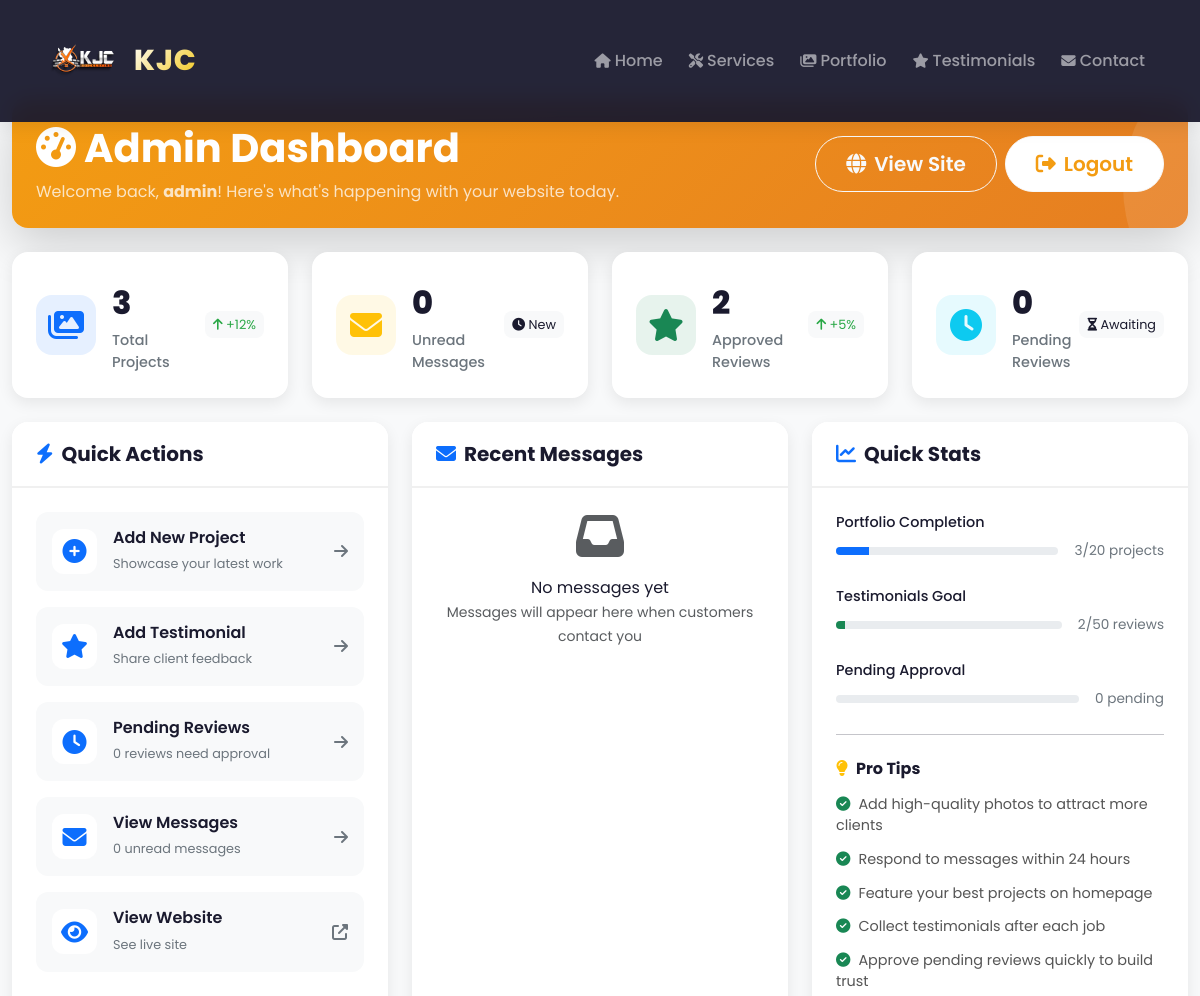
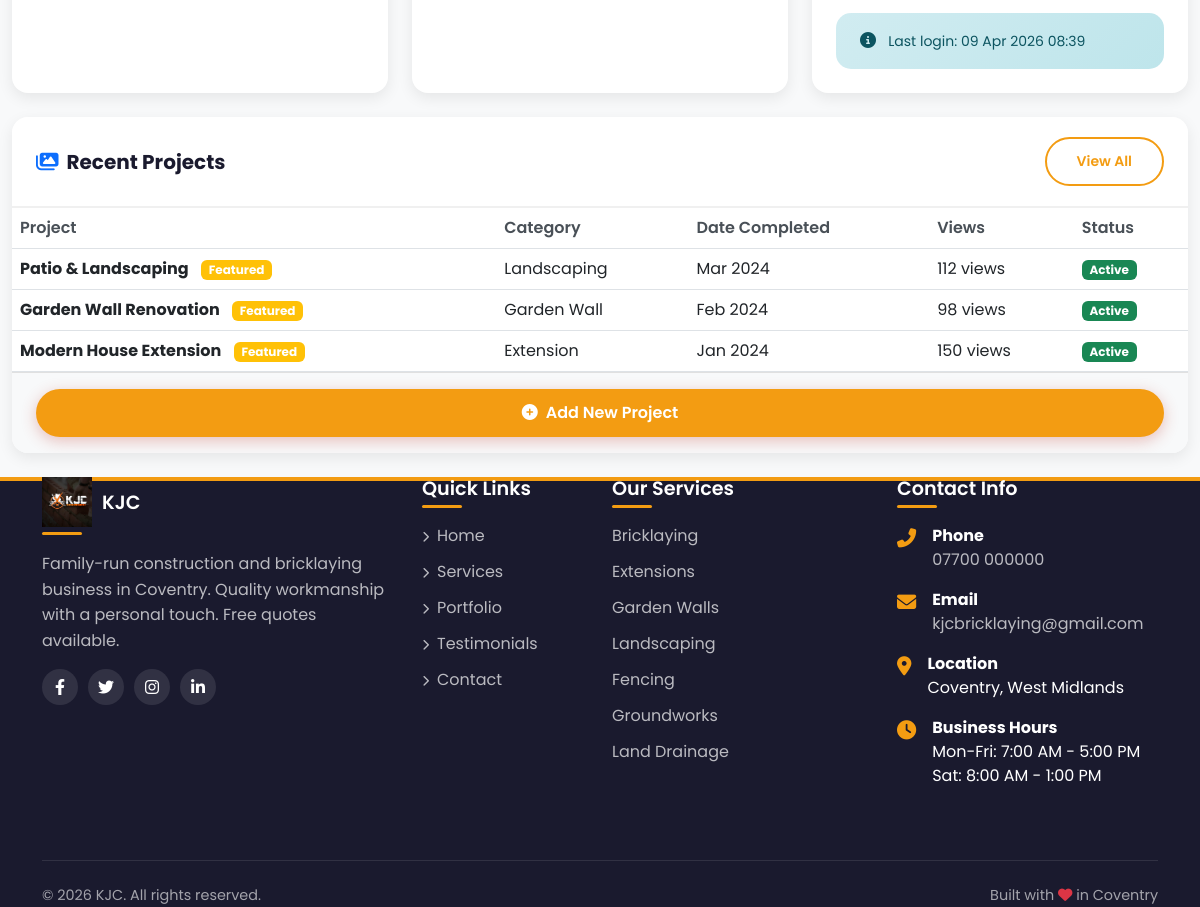
The app's page /admin/dashboard (signed in) with its own data (2 pictures, top to bottom).
### database.py (models this page shows, shortened)
class User(UserMixin, db.Model):
    id = db.Column(db.Integer, primary_key=True)
    username = db.Column(db.String(80), unique=True, nullable=False)
    password_hash = db.Column(db.String(200), nullable=False)
    email = db.Column(db.String(120), unique=True, nullable=False)
    full_name = db.Column(db.String(120))
    avatar = db.Column(db.String(200))
    is_active = db.Column(db.Boolean, default=True)
    last_login = db.Column(db.DateTime)
    created_at = db.Column(db.DateTime, default=datetime.utcnow)
    updated_at = db.Column(db.DateTime, default=datetime.utcnow, onupdate=datetime.utcnow)

class Project(db.Model):
    id = db.Column(db.Integer, primary_key=True)
    title = db.Column(db.String(100), nullable=False)
    description = db.Column(db.Text)
    image_url = db.Column(db.String(200))
    category = db.Column(db.String(50))
    date_completed = db.Column(db.DateTime)
    featured = db.Column(db.Boolean, default=False)
    location = db.Column(db.String(100))
    client_name = db.Column(db.String(100))
    project_type = db.Column(db.String(50))
    before_image_url = db.Column(db.String(200))
    after_image_url = db.Column(db.String(200))
    gallery_images = db.Column(db.Text)  # JSON string of image URLs
    views = db.Column(db.Integer, default=0)
    is_active = db.Column(db.Boolean, default=True)
    slug = db.Column(db.String(200), unique=True)  # SEO-friendly URL
    created_at = db.Column(db.DateTime, default=datetime.utcnow)
    updated_at = db.Column(db.DateTime, default=datetime.utcnow, onupdate=datetime.utcnow)

### app.py (the view)
@app.route('/admin/dashboard')
@login_required
def admin_dashboard():
    projects_count = Project.query.count()
    unread_messages_count = ContactMessage.query.filter_by(read=False).count()
    testimonials_count = Testimonial.query.filter_by(approved=True).count()
    pending_testimonials = Testimonial.query.filter_by(approved=False).count()
    total_messages = ContactMessage.query.count()
    recent_messages = ContactMessage.query.order_by(ContactMessage.date.desc()).limit(5).all()
    recent_projects = Project.query.order_by(Project.created_at.desc()).limit(5).all()
    return render_template('admin/dashboard.html',
                         projects_count=projects_count,
                         messages_count=unread_messages_count,
                         total_messages=total_messages,
                         unread_messages_count=unread_messages_count,
                         testimonials_count=testimonials_count,
                         pending_testimonials=pending_testimonials,
                         recent_messages=recent_messages,
                         recent_projects=recent_projects,
                         now=datetime.now())

### templates/admin/dashboard.html (shortened to what this page needs)
{% extends "base.html" %} {% block content %}
<div class="container-fluid py-4">
  <div class="row mb-4">
    <div class="col-12">
      <div
        class="welcome-card bg-gradient-primary text-white p-4 rounded-4 shadow-lg"
      >
        <div
          class="d-flex justify-content-between align-items-center flex-wrap gap-3"
        >
          <div>
            <h1 class="display-6 fw-bold mb-2">
              <i class="fas fa-tachometer-alt me-2"></i>Admin Dashboard
            </h1>
            <p class="mb-0 opacity-75">
              Welcome back,
              <strong
                >{{ current_user.username if current_user else 'Admin'
                }}</strong
              >! Here's what's happening with your website today.
            </p>
          </div>
          <div>
            <div class="d-flex gap-2">
              <a
                href="{{ url_for('index') }}"
                class="btn btn-outline-light btn-lg"
                target="_blank"
              >
                <i class="fas fa-globe me-2"></i>View Site
              </a>
              <a
                href="{{ url_for('admin_logout') }}"
                class="btn btn-light btn-lg"
                onclick="return confirm('Are you sure you want to logout?');"
              >
                <i class="fas fa-sign-out-alt me-2"></i>Logout
              </a>
            </div>
          </div>
        </div>
      </div>
    </div>
  </div>
  <div class="row g-4 mb-4">
    <div class="col-md-6 col-lg-3" data-aos="fade-up" data-aos-delay="0">
      <div class="stat-card-modern">
        <div class="stat-icon bg-primary bg-opacity-10">
          <i class="fas fa-images text-primary"></i>
        </div>
        <div class="stat-info">
          <h3 class="stat-number">{{ projects_count }}</h3>
          <p class="stat-label">Total Projects</p>
        </div>
        <div class="stat-trend positive">
          <i class="fas fa-arrow-up"></i>
          <span>+12%</span>
        </div>
      </div>
    </div>
    <div class="col-md-6 col-lg-3" data-aos="fade-up" data-aos-delay="100">
      <div class="stat-card-modern">
        <div class="stat-icon bg-warning bg-opacity-10">
          <i class="fas fa-envelope text-warning"></i>
        </div>
        <div class="stat-info">
          <h3 class="stat-number">{{ messages_count }}</h3>
          <p class="stat-label">Unread Messages</p>
        </div>
        <div class="stat-trend">
          <i class="fas fa-clock"></i>
          <span>New</span>
        </div>
      </div>
    </div>
    <div class="col-md-6 col-lg-3" data-aos="fade-up" data-aos-delay="200">
      <div class="stat-card-modern">
        <div class="stat-icon bg-success bg-opacity-10">
          <i class="fas fa-star text-success"></i>
        </div>
        <div class="stat-info">
          <h3 class="stat-number">{{ testimonials_count }}</h3>
          <p class="stat-label">Approved Reviews</p>
        </div>
        <div class="stat-trend positive">
          <i class="fas fa-arrow-up"></i>
          <span>+5%</span>
        </div>
      </div>
    </div>
    <div class="col-md-6 col-lg-3" data-aos="fade-up" data-aos-delay="300">
      <div class="stat-card-modern">
        <div class="stat-icon bg-info bg-opacity-10">
          <i class="fas fa-clock text-info"></i>
        </div>
        <div class="stat-info">
          <h3 class="stat-number">{{ pending_testimonials|default(0) }}</h3>
          <p class="stat-label">Pending Reviews</p>
        </div>
        <div class="stat-trend">
          <i class="fas fa-hourglass-half"></i>
          <span>Awaiting</span>
        </div>
      </div>
    </div>
  </div>
  <div class="row g-4">
    <div class="col-lg-4" data-aos="fade-up" data-aos-delay="0">
      <div class="card-modern h-100">
        <div class="card-header-modern">
          <h5 class="mb-0">
            <i class="fas fa-bolt text-primary me-2"></i>Quick Actions
          </h5>
        </div>
        <div class="card-body p-4">
          <div class="action-buttons">
            <a
              href="{{ url_for('add_project') }}"
              class="action-btn btn-primary-hover"
            >
              <div class="action-icon"><i class="fas fa-plus-circle"></i></div>
              <div class="action-info">
                <h6>Add New Project</h6>
                <small>Showcase your latest work</small>
              </div>
              <i class="fas fa-arrow-right action-arrow"></i>
            </a>
            <a
              href="{{ url_for('add_testimonial') }}"
              class="action-btn btn-success-hover"
            >
              <div class="action-icon"><i class="fas fa-star"></i></div>
              <div class="action-info">
                <h6>Add Testimonial</h6>
                <small>Share client feedback</small>
              </div>
              <i class="fas fa-arrow-right action-arrow"></i>
            </a>
            <a
              href="{{ url_for('admin_testimonials') }}"
              class="action-btn btn-warning-hover"
            >
              <div class="action-icon"><i class="fas fa-clock"></i></div>
              <div class="action-info">
                <h6>Pending Reviews</h6>
                <small
                  >{{ pending_testimonials|default(0) }} reviews need
                  approval</small
                >
              </div>
              <i class="fas fa-arrow-right action-arrow"></i>
            </a>
            <a
              href="{{ url_for('view_messages') }}"
              class="action-btn btn-info-hover"
            >
              <div class="action-icon"><i class="fas fa-envelope"></i></div>
              <div class="action-info">
                <h6>View Messages</h6>
                <small>{{ messages_count }} unread messages</small>
              </div>
              <i class="fas fa-arrow-right action-arrow"></i>
            </a>
            <a
              href="{{ url_for('portfolio') }}"
              class="action-btn btn-secondary-hover"
              target="_blank"
            >
              <div class="action-icon"><i class="fas fa-eye"></i></div>
              <div class="action-info">
                <h6>View Website</h6>
                <small>See live site</small>
              </div>
              <i class="fas fa-external-link-alt action-arrow"></i>
            </a>
          </div>
        </div>
      </div>
    </div>
    <div class="col-lg-4" data-aos="fade-up" data-aos-delay="100">
      <div class="card-modern h-100">
        <div
          class="card-header-modern d-flex justify-content-between align-items-center"
        >
          <h5 class="mb-0">
            <i class="fas fa-envelope text-primary me-2"></i>Recent Messages
          </h5>
        </div>
        <div class="card-body p-0">
          <div class="message-list">
            {% for msg in recent_messages %}
            <div class="message-item {% if not msg.read %}unread{% endif %}">
              <div class="message-avatar">
                <i class="fas fa-user-circle"></i>
              </div>
              <div class="message-content">
                <div class="message-header">
                  <strong>{{ msg.name }}</strong>
                  <small class="text-muted"
                    >{{ msg.date.strftime('%d %b %Y') }}</small
                  >
                </div>
                <div class="message-subject">{{ msg.email }}</div>
                <p class="message-preview">{{ msg.message[:80] }}...</p>
              </div>
              <div class="message-actions">
                <a
                  href="#"
                  class="btn btn-sm btn-outline-primary view-message"
                  data-name="{{ msg.name }}"
                  data-email="{{ msg.email }}"
                  data-phone="{{ msg.phone or 'Not provided' }}"
                  data-service="{{ msg.service_type or 'Not specified' }}"
                  data-message="{{ msg.message }}"
                  data-date="{{ msg.date.strftime('%d %B %Y at %H:%M') }}"
                >
                  <i class="fas fa-eye"></i>
                </a>
              </div>
            </div>
            {% else %}
            <div class="empty-state-messages p-4 text-center">
              <i class="fas fa-inbox fa-3x text-muted mb-3"></i>
              <p class="mb-0">No messages yet</p>
              <small class="text-muted"
                >Messages will appear here when customers contact you</small
              >
            </div>
            {% endfor %}
          </div>
        </div>
      </div>
    </div>
    <div class="col-lg-4" data-aos="fade-up" data-aos-delay="200">
      <div class="card-modern h-100">
        <div class="card-header-modern">
          <h5 class="mb-0">
            <i class="fas fa-chart-line text-primary me-2"></i>Quick Stats
          </h5>
        </div>
        <div class="card-body p-4">
          <div class="stats-mini">
            <div class="stats-mini-item">
              <div class="stats-mini-label">Portfolio Completion</div>
              <div class="stats-mini-value">
                <div class="progress">
                  <div
                    class="progress-bar bg-primary"
                    style="width: {{ (projects_count / 20 * 100) if projects_count < 20 else 100 }}%"
                  ></div>
                </div>
                <span>{{ projects_count }}/20 projects</span>
              </div>
            </div>
            <div class="stats-mini-item">
              <div class="stats-mini-label">Testimonials Goal</div>
              <div class="stats-mini-value">
                <div class="progress">
                  <div
                    class="progress-bar bg-success"
                    style="width: {{ (testimonials_count / 50 * 100) if testimonials_count < 50 else 100 }}%"
                  ></div>
                </div>
                <span>{{ testimonials_count }}/50 reviews</span>
              </div>
            </div>
            <div class="stats-mini-item">
              <div class="stats-mini-label">Pending Approval</div>
              <div class="stats-mini-value">
                <div class="progress">
                </div>
                <span>{{ pending_testimonials|default(0) }} pending</span>
              </div>
            </div>
          </div>
          <hr class="my-4" />
          <h6 class="mb-3">
            <i class="fas fa-lightbulb text-warning me-2"></i>Pro Tips
          </h6>
          <ul class="tips-list">
            <li>
              <i class="fas fa-check-circle text-success me-2"></i>Add
              high-quality photos to attract more clients
            </li>
            <li>
              <i class="fas fa-check-circle text-success me-2"></i>Respond to
              messages within 24 hours
            </li>
            <li>
              <i class="fas fa-check-circle text-success me-2"></i>Feature your
              best projects on homepage
            </li>
            <li>
              <i class="fas fa-check-circle text-success me-2"></i>Collect
              testimonials after each job
            </li>
            <li>
              <i class="fas fa-check-circle text-success me-2"></i>Approve
              pending reviews quickly to build trust
            </li>
          </ul>
          <div class="alert alert-info mt-3 mb-0">
            <i class="fas fa-info-circle me-2"></i>
            <small
              >Last login: {{ current_user.last_login.strftime('%d %b %Y %H:%M')
              if current_user and current_user.last_login else 'First time'
              }}</small
            >
          </div>
        </div>
      </div>
    </div>
  </div>
  <div class="row mt-4" data-aos="fade-up">
    <div class="col-12">
      <div class="card-modern">
        <div
          class="card-header-modern d-flex justify-content-between align-items-center"
        >
          <h5 class="mb-0">
            <i class="fas fa-images text-primary me-2"></i>Recent Projects
          </h5>
          <a
            href="{{ url_for('portfolio') }}"
            class="btn btn-sm btn-outline-primary"
            >View All</a
          >
        </div>
        <div class="card-body p-0">
          <div class="table-responsive">
            <table class="table table-hover mb-0">
              <thead class="bg-light">
                <tr>
                  <th>Project</th>
                  <th>Category</th>
                  <th>Date Completed</th>
                  <th>Views</th>
                  <th>Status</th>
                </tr>
              </thead>
              <tbody>
                {% for project in recent_projects %}
                <tr>
                  <td>
                    <strong>{{ project.title }}</strong>
                    {% if project.featured %}<span class="badge bg-warning ms-2"
                      >Featured</span
                    >{% endif %}
                  </td>
                  <td>{{ project.category or 'General' }}</td>
                  <td>
                    {{ project.date_completed.strftime('%b %Y') if
                    project.date_completed else 'N/A' }}
                  </td>
                  <td>{{ project.views }} views</td>
                  <td>
                    {% if project.is_active %}<span class="badge bg-success"
                      >Active</span
                    >{% else %}<span class="badge bg-secondary">Inactive</span
                    >{% endif %}
                  </td>
                </tr>
                {% endfor %}
              </tbody>
            </table>
          </div>
        </div>
        {% if recent_projects %}
        <div class="card-footer-modern">
          <a href="{{ url_for('add_project') }}" class="btn btn-primary w-100"
            ><i class="fas fa-plus-circle me-2"></i>Add New Project</a
          >
        </div>
        {% endif %}
      </div>
    </div>
  </div>
</div>
{% endblock %}

### records on screen
User: username "admin", last_login "09 Apr 2026 08:39"
Project: title "Patio & Landscaping", featured "Featured", category "Landscaping", date_completed "Mar 2024", views "112", is_active "Active"
Project: title "Garden Wall Renovation", featured "Featured", category "Garden Wall", date_completed "Feb 2024", views "98", is_active "Active"
Project: title "Modern House Extension", featured "Featured", category "Extension", date_completed "Jan 2024", views "150", is_active "Active"

### other values on screen
{{ projects_count }} "3"
{{ messages_count }} "0"
{{ testimonials_count }} "2"
{{ pending_testimonials|default(0) }} "0"
